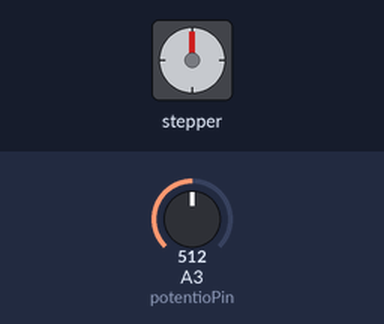
Simulated run of this sketch. Board: Arduino Uno, built with avr-gcc and run on an emulated ATmega328P. On the bench: stepper motor. Wiring (inferred from the names in the program): stepper motor driver (200 steps per turn assumed): step pin 12; direction pin 11. Inputs (shaded band) come from the test bench; at power-on: A3 (potentioPin) = 512. What the sketch prints to the serial monitor is not drawn.

Above: at 3.05 s.
Timing chart, 0 to 29.0 s (numbered marks = the images above):
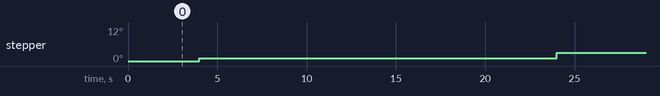

The sketch:

Slider_Software.ino
```cpp
// (licence header left out)
#define dirPin 11
#define stepPin 12
#define stepsPerRevolution 200
#define lengthCM 77
#define delayBetweenRuns 1000
#define delayMicro 900
#define potentioPin 17
#define potentioPower 10

int currentDirection = HIGH;
boolean timeLapse = false;
int value = 0;
int stepsForLength = 0;

void setup() {
  pinMode(stepPin, OUTPUT);
  pinMode(dirPin, OUTPUT);
  pinMode(potentioPower, OUTPUT);
  digitalWrite(potentioPower, HIGH);

  Serial.begin(9600);
  delay(3000);

  stepsForLength = lengthCM / 3.2 * stepsPerRevolution;
}

void loop() {
  digitalWrite(dirPin, currentDirection);

  if(currentDirection == LOW){
    currentDirection = HIGH;
  }else{
    currentDirection = LOW;
  }
  delay(delayBetweenRuns);

  for(int i = 0; i <= stepsForLength; i++){


    Serial.println(analogRead(potentioPin) * 2);


    if (analogRead(potentioPin)* 2 >= 1000){
        value = analogRead(potentioPin);

        if(value >= 1200){
          value = 20000;
          timeLapse = true;

        }else{
          value = 10000;
          timeLapse = true;
        }

    }else{
      timeLapse = false;
      value = analogRead(potentioPin * 2) + 700;
    }

    digitalWrite(stepPin, HIGH);

    if(timeLapse){
      delay(value);
      digitalWrite(stepPin, LOW);
      delay(value);

    }else{
      delayMicroseconds(value);
      digitalWrite(stepPin, LOW);
      delayMicroseconds(value);
    }
  }
}
```
